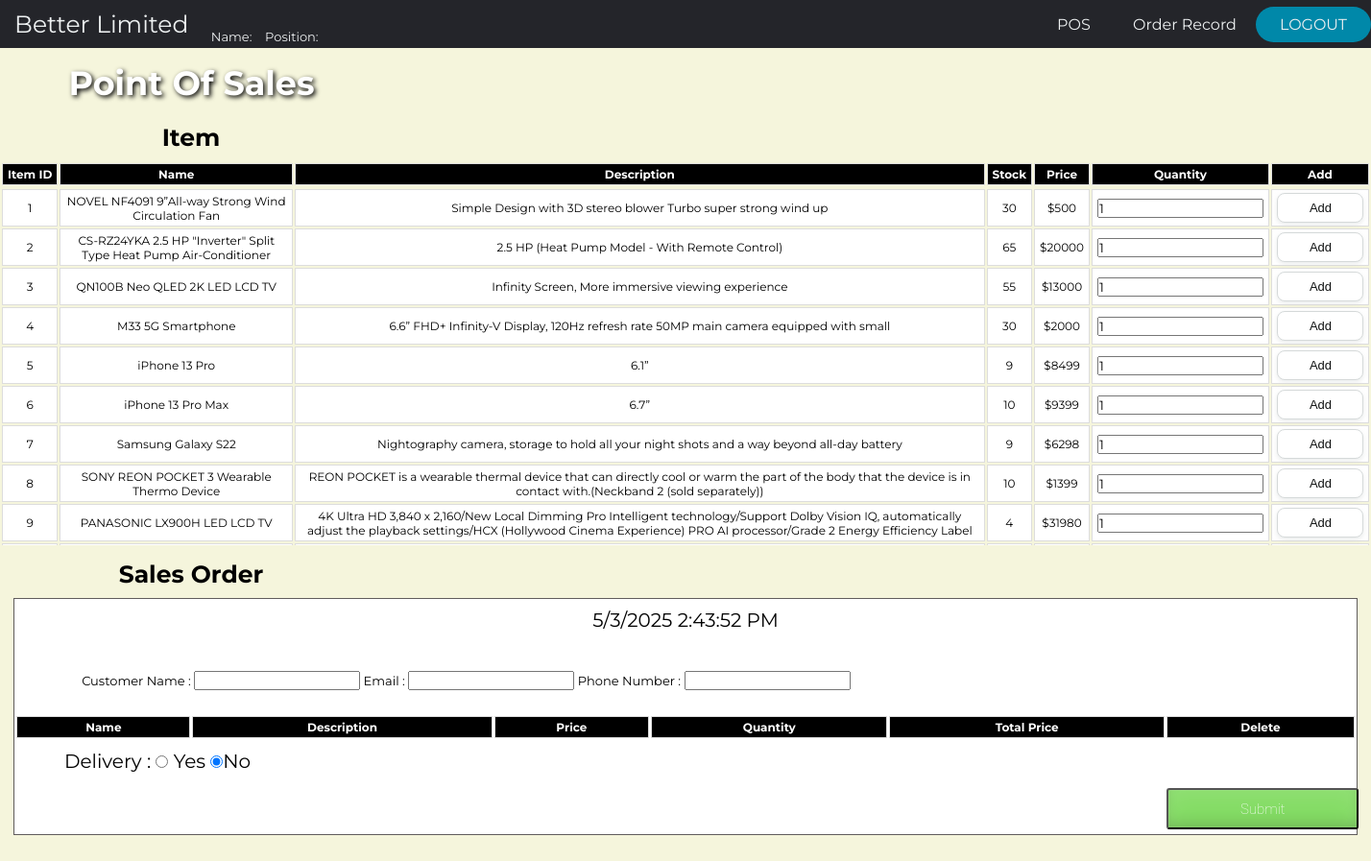
Screenshot of /project/POS.php with the database file from the repository.
### tables this page shows
CREATE TABLE `item` (
  `itemID` int(11) NOT NULL,
  `itemName` varchar(255) NOT NULL,
  `itemDescription` text DEFAULT NULL,
  `stockQuantity` int(11) NOT NULL DEFAULT 0,
  `price` double NOT NULL
);

### project/POS.php (the view, shortened to what this page needs)
<?php
$staffName = $_SESSION['staffName'];
$position = $_SESSION['position'];
?>
<!doctype html>
<html lang="en">
<head>
    <link rel="stylesheet" href="css/POS.css">
</head>
<body>
<header>
    <label class="position">
        <a href="menu.php" class="band">Better Limited</a> &nbsp;&nbsp;
        <p> Name: <?php echo $staffName ?> &nbsp;&nbsp;
            Position: <?php echo $position ?></p>
    </label>
    <nav>
        <ul class="nav_links">
            <li><a href="POS.php?clearsession=true" class="menubtn">POS</a></li>
            <li><a href="orderRecord.php?" class="menubtn">Order Record</a></li>
        </ul>
    </nav>
    <a href="index.php?">
        <button class="log">LOGOUT</button>
    </a>
</header>
<h1 class="title">Point Of Sales</h1>
<h3>Item</h3>
<div class="scroll">
    <table id="itemTable">
        <tr>
            <th>Item ID</th>
            <th>Name</th>
            <th>Description</th>
            <th>Stock</th>
            <th>Price</th>
            <th>Quantity</th>
            <th>Add</th>
        </tr>
        <tr>
            <?php
            require_once('conn.php');
            $sql = "SELECT * FROM item WHERE stockQuantity > 0;";
            $rs = mysqli_query($conn, $sql)
            or die(mysqli_error($conn));
            while ($row = mysqli_fetch_assoc($rs)) {
            extract($row);
            ?>
            <form method="post" action="POS.php?action=add&itemID=<?php echo $itemID; ?>">
        <tr>
            <div>
                <td><?php echo $row['itemID']; ?></td>
                <td><?php echo $row['itemName']; ?></td>
                <td><?php echo $row['itemDescription']; ?></td>
                <td><?php echo $row['stockQuantity']; ?></td>
                <td>$<?php echo $row['price']; ?></td>
                <td><input type='number' min='1' name='qty' value='1'></td>
                <td><input type='submit' name='Add_to_cart' class='btn' value='Add'></td>
            </div>
        </tr>
        </form>
        <?php
        }
        ?>
    </table>
</div>
<h3>Sales Order</h3>
<form action="POS.php" method="post">
    <div id="current_date"></p>
    </div>
    <br>
    <div class="custInfo">
        Customer Name : <input type="text" name="custName" required>
        Email : <input type="email" name="custEmail" required>
        Phone Number : <input type="tel" name="phoneNo" onkeypress="return onlyNumberKey(event)" minlength="8"
                              maxlength="8"">
    </div>
    <table id="order">
        <tr>
            <th>Name</th>
            <th>Description</th>
            <th>Price</th>
            <th>Quantity</th>
            <th>Total Price</th>
            <th>Delete</th>
        </tr>
    </table>
    <div id="YNradio">
        Delivery :
        <input type="radio" onclick="javascript:yesnoCheck();" name="yesno" id="yesCheck"> Yes
        <input type="radio" onclick="javascript:yesnoCheck();" name="yesno" id="noCheck" checked="checked">No<br>
    </div>
    <br>
    <input type="submit" class="submit" value="Submit" name="submitOrder">
</form>
</body>
</html>

### project/css/POS.css (style rules this page uses)
* { box-sizing: border-box; margin: 0; padding: 0; font-family: 'Montserrat', sans-serif; }
body { background-color: beige; }
li, .menubtn, .log, .band, p { font-family: 'Montserrat', sans-serif; font-size: 16px; color: #edf0f1; text-decoration: none; white-space: nowrap; }
header { display: flex; justify-content: flex-end; align-items: center; background-color: #24252A; }
p { margin-top: 30px; font-size: 13px; }
h3 { white-space: nowrap; margin-right: 1100px; margin-left: 70px; margin-top: 15px; margin-bottom: 10px; text-align: center; font-size: 25px; color: black; }
.band { font-size: 25px; padding: 10px 5%; }
.position { margin-right: auto; display: flex; }
.nav_links { list-style: none; }
.nav_links li { display: inline-block; padding: 0 20px; }
.nav_links li a { transition: all 0.3s ease 0s; }
.log { padding: 9px 25px; background-color: rgba(0, 136, 169, 1); border: none; border-radius: 50px; cursor: pointer; transition: all 0.3s ease 0s; }
.title { margin-top: 10px; font-size: 35px; color: white; text-shadow: 2px 2px 5px black; padding: 5px 5%; }
form { margin-right: auto; margin-left: auto; margin-bottom: 30px; border: 1px groove #605c5c; text-align: center; height: auto; width: 98%; background-color: white; font-size: 13px; }
#current_date { margin-top: 10px; font-size: 20px; }
.custInfo { text-align: left; padding: 25px 5%; }
.scroll { height: 400px; overflow: auto; }
table { width: 100%; }
td, th { padding: 3px 5px; border: 1px solid #ddd; text-align: center; font-size: 12px; }
td { background-color: white; }
th { white-space: nowrap; background-color: black; color: #ffffff; }
.submit { width: 200px; font-size: 15px; display: inline-block; padding: 0.7em 1.7em; margin: 0 0.3em 0.3em 0; border-radius: 0.2em; box-sizing: border-box; text-decoration: none; font-family: 'Roboto', sans-serif; font-weight: 200; color: #FFFFFF; background-color: #83dc63; box-shadow: inset 0 -0.6em 1em -0.35em rgba(0, 0, 0, 0.17), inset 0 0.6em 2em -0.3em rgba(255, 255, 255, 0.15), inset 0 0 0em 0.05em rgba(255, 255, 255, 0.12); text-align: center; position: relative; margin-left: 1200px; }
#YNradio { font-size: 20px; margin-top: 10px; margin-right: 1100px; }
.btn { background-color: #fff; border: 1px solid #d5d9d9; border-radius: 8px; box-shadow: rgba(213, 217, 217, .5) 0 2px 5px 0; box-sizing: border-box; color: #0f1111; cursor: pointer; display: inline-block; font-family: "Amazon Ember", sans-serif; font-size: 13px; line-height: 29px; padding: 0 10px 0 11px; position: relative; text-align: center; text-decoration: none; user-select: none; -webkit-user-select: none; touch-action: manipulation; vertical-align: middle; width: 90px; }

### rows the page displays
item: itemID "1", itemName "NOVEL NF4091 9”All-way Strong Wind Circulation Fan", itemDescription "Simple Design with 3D stereo blower Turbo super strong wind up", stockQuantity "30", price "500"
item: itemID "2", itemName "CS-RZ24YKA 2.5 HP \"Inverter\" Split Type Heat Pump Air-Conditioner", itemDescription "2.5 HP (Heat Pump Model - With Remote Control)", stockQuantity "65", price "20000"
item: itemID "3", itemName "QN100B Neo QLED 2K LED LCD TV", itemDescription "Infinity Screen, More immersive viewing experience", stockQuantity "55", price "13000"
item: itemID "4", itemName "M33 5G Smartphone", itemDescription "6.6” FHD+ Infinity-V Display, 120Hz refresh rate 50MP main camera equipped with small", stockQuantity "30", price "2000"
item: itemID "5", itemName "iPhone 13 Pro", itemDescription "6.1”", stockQuantity "9", price "8499"
item: itemID "6", itemName "iPhone 13 Pro Max", itemDescription "6.7”", stockQuantity "10", price "9399"
item: itemID "7", itemName "Samsung Galaxy S22", itemDescription "Nightography camera, storage to hold all your night shots and a way beyond all-day battery", stockQuantity "9", price "6298"
item: itemID "8", itemName "SONY REON POCKET 3 Wearable Thermo Device", itemDescription "REON POCKET is a wearable thermal device that can directly cool or warm the part of the body that the device is in contact with.(Neckband 2 (sold separately))", stockQuantity "10", price "1399"
item: itemID "9", itemName "PANASONIC LX900H LED LCD TV", itemDescription "4K Ultra HD 3,840 x 2,160/New Local Dimming Pro Intelligent technology/Support Dolby Vision IQ, automatically adjust the playback settings/HCX (Hollywood Cinema Experience) PRO AI processor/Grade 2 Energy Efficiency Label", stockQuantity "4", price "31980"
